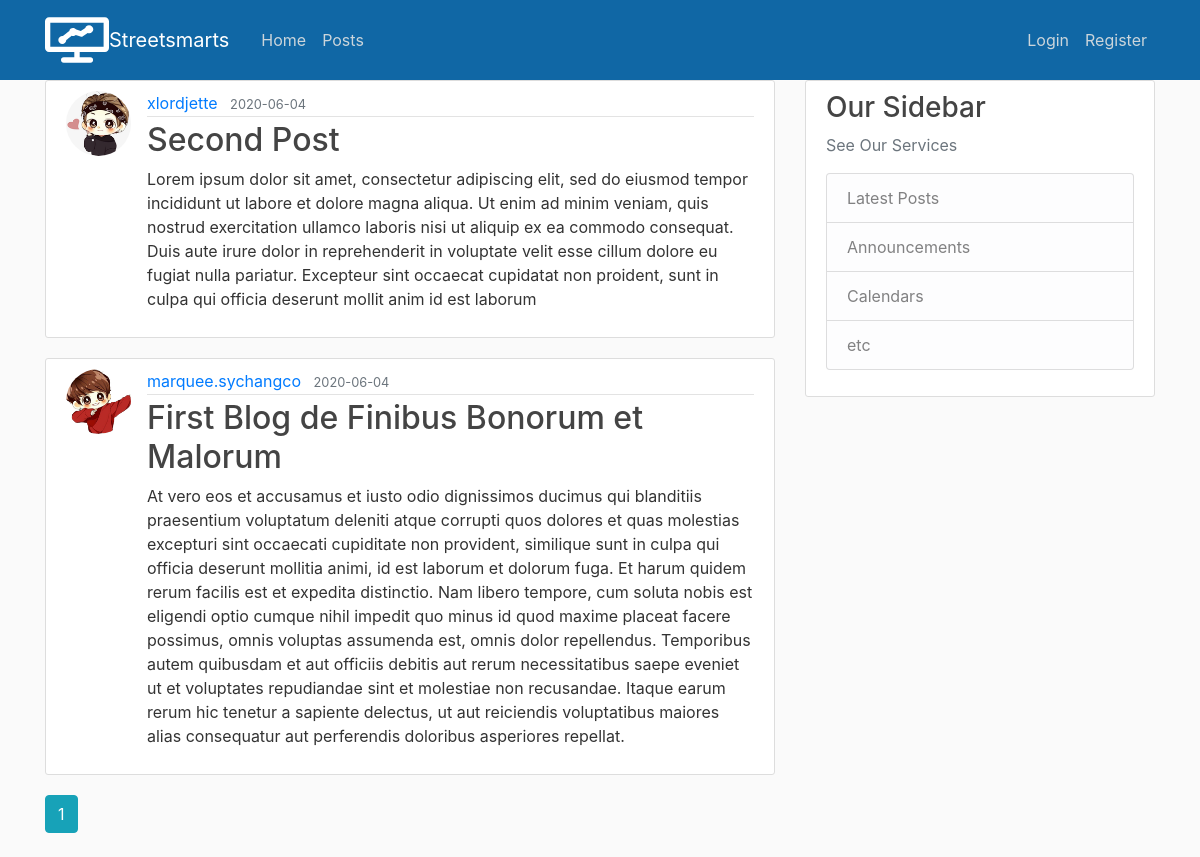
The page /posts on the database its author committed.
### streetsmarts/models.py (models this page shows, shortened)
class Post(db.Model):
    id = db.Column(db.Integer, primary_key=True)
    title = db.Column(db.String(255), nullable=False)
    date_posted = db.Column(db.DateTime, nullable=False, default = datetime.utcnow) #case sensitive DateTime
    content = db.Column(db.Text, nullable=False)
    user_id = db.Column(db.Integer, db.ForeignKey('user.id'), nullable=False)  #kaya siya lower case user because this is default set of DB (user = User)

class User(db.Model, UserMixin): # UserMixin :arrow_right::arrow_right:  it adds attributes of user class
    __tablename__ = 'user'
    id = db.Column(db.Integer, primary_key=True)
    username = db.Column(db.String(20), unique=True, nullable=False)
    email = db.Column(db.String(120), unique=True, nullable=False)
    image_file = db.Column(db.String(20),  nullable=False, default="default.jpg")
    password = db.Column(db.String(60), nullable=False)
    posts = db.relationship('Post', backref = 'author', lazy=True)  ##one to many relationship, db.relationship('[child model name eg Post same as below]'),

### streetsmarts/main/routes.py (the view)
@main.route('/posts')
def posts():
    page = request.args.get('page', 1, type=int)
    post = Post.query.order_by(Post.date_posted.desc()).paginate(page=page, per_page=10)
    return render_template('posts.html', posts=post)

### streetsmarts/templates/posts.html
{% extends "layout.html" %}
{% block content %}
    {% for post in posts.items %}
        <article class="media content-section">
            <img class="rounded-circle article-img" src="{{ url_for('static', filename='profile_pics/' + post.author.image_file ) }}">
            <div class="media-body">
            <div class="article-metadata">
                <a class="mr-2" href="{{ url_for('users.user_posts', username=post.author.username) }}">{{ post.author.username }}</a>
                <small class="text-muted">{{ post.date_posted.strftime('%Y-%m-%d') }}</small>
            </div>
            <h2><a class="article-title" href="{{ url_for('posts.post', post_id=post.id) }}">{{ post.title }}</a></h2>
            <p class="article-content">{{ post.content }}</p>
            </div>
        </article>
    {% endfor %}
    {% for page_num in posts.iter_pages(left_edge=1, right_edge=1, left_current=1, right_current=2) %}
      {% if page_num %}
        {% if posts.page == page_num %}
          <a class="btn btn-info mb-4" href="{{ url_for('main.home', page=page_num) }}">{{ page_num }}</a>
        {% else %}
          <a class="btn btn-outline-info mb-4" href="{{ url_for('main.home', page=page_num) }}">{{ page_num }}</a>
        {% endif %}
      {% else %}
        ...
      {% endif %}
    {% endfor %}
{% endblock content %}

### streetsmarts/templates/layout.html (shortened to what this page needs)
<!DOCTYPE html>
<html lang="en">
    <head>
        <link rel="stylesheet" href="https://stackpath.bootstrapcdn.com/bootstrap/4.5.0/css/bootstrap.min.css">
        <link rel="stylesheet" href="{{ url_for('static', filename='main.css') }}">
    </head>
<body>
    <header class="site-header">
        <nav class="navbar navbar-expand-md navbar-dark bg-steel fixed-top">
            <div class="container">
              <img src="{{ url_for('static', filename='images/logo.svg') }}" height="100%" >
            <a class="navbar-brand mr-4" href="/">Streetsmarts</a>
            <div class="collapse navbar-collapse" id="navbarToggle">
                <div class="navbar-nav mr-auto">
                <a class="nav-item nav-link" href="{{ url_for('main.home') }}">Home</a>
                <a class="nav-item nav-link" href="{{ url_for('main.posts') }}">Posts</a>
                </div>
                <div class="navbar-nav">
                  {% if current_user.is_authenticated  %}
                  <a class="nav-item nav-link" href="{{ url_for('posts.new_post') }}">New Post</a>
                  <a class="nav-item nav-link" href="{{ url_for('users.account') }}">Account</a>
                  <a class="nav-item nav-link" href="{{ url_for('users.logout') }}">Logout</a>
                  {% else %}
                    <a class="nav-item nav-link" href="{{ url_for('users.login') }}">Login</a>
                    <a class="nav-item nav-link" href="{{ url_for('users.register') }}">Register</a>
                  {% endif %}
                </div>
            </div>
            </div>
        </nav>
    </header>
    <main role="main" class="container">
        <div class="row">
          <div class="col-md-8">
            {% block content %}{% endblock %}
          </div>
          {% block sidebar %}
          <div class="col-md-4">
            <div class="content-section">
              <h3>Our Sidebar</h3>
              <p class='text-muted'>See Our Services
                <ul class="list-group">
                  <li class="list-group-item list-group-item-light">Latest Posts</li>
                  <li class="list-group-item list-group-item-light">Announcements</li>
                  <li class="list-group-item list-group-item-light">Calendars</li>
                  <li class="list-group-item list-group-item-light">etc</li>
                </ul>
              </p>
            </div>
          </div>
          {% endblock %}
        </div>
      </main>
</body>
</html>

### streetsmarts/static/main.css (style rules this page uses)
body { background: #fafafa; color: #333333; margin-top: 5rem; }
h1, h2, h3, h4, h5, h6 { color: #444444; }
.bg-steel { background-color: #1067a5; }
.site-header .navbar-nav .nav-link { color: #cbd5db; }
.content-section { background: #ffffff; padding: 10px 20px; border: 1px solid #dddddd; border-radius: 3px; margin-bottom: 20px; }
.article-title { color: #444444; }
.article-content { white-space: pre-line; }
.article-img { height: 65px; width: 65px; margin-right: 16px; }
.article-metadata { padding-bottom: 1px; margin-bottom: 4px; border-bottom: 1px solid #e3e3e3 }

### rows shown on the page
Post: image_file (picture), author.username "xlordjette", date_posted "2020-06-04", title "Second Post", content "Lorem ipsum dolor sit amet, consectetur adipiscing elit, sed do eiusmod tempor incididunt ut labore et dolore magna aliqua. Ut enim ad minim veniam, quis nostrud exercitation ullamco laboris nisi ut aliquip ex ea commodo consequat. Duis aute irure dolor in reprehenderit in voluptate velit esse cillum dolore eu fugiat nulla pariatur. Excepteur sint occaecat cupidatat non proident, sunt in culpa qui officia deserunt mollit anim id est laborum"
Post: image_file (picture), author.username "marquee.sychangco", date_posted "2020-06-04", title "First Blog de Finibus Bonorum et Malorum", content "At vero eos et accusamus et iusto odio dignissimos ducimus qui blanditiis praesentium voluptatum deleniti atque corrupti quos dolores et quas molestias excepturi sint occaecati cupiditate non provident, similique sunt in culpa qui officia deserunt mollitia animi, id est laborum et dolorum fuga. Et harum quidem rerum facilis est et expedita distinctio. Nam libero tempore, cum soluta nobis est eligendi optio cumque nihil impedit quo minus id quod maxime placeat facere possimus, omnis voluptas assumenda est, omnis dolor repellendus. Temporibus autem quibusdam et aut officiis debitis aut rerum necessitatibus saepe eveniet ut et voluptates repudiandae sint et molestiae non recusandae. Itaque…"

### other values the page prints
{{ page_num }} "1"
